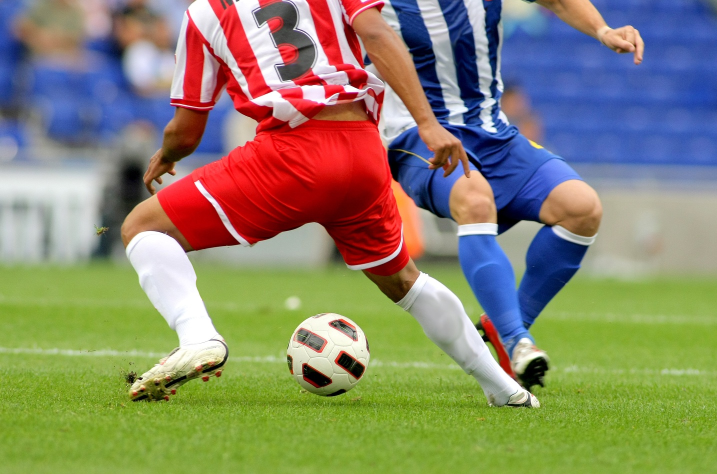
#> input picture soccer.jpg, 1434 x 948 px (shown at 1/2 size)
$ python rotation2.py
#> lines starting #> are read from the running program, lines starting #| are printed output that depends on the picture
#!/usr/bin/env python3
# -*- coding: utf-8 -*-
"""
Created on Wed Sep 25 09:51:55 2024

@author: imtaeyeon
"""

import cv2 as cv
import numpy as np
import math

img = cv.imread('soccer.jpg')
#> img is the input picture: shape (948, 1434, 3); mean B, G, R 107.2, 133.3, 136.9
img_half = cv.resize(img, dsize = (0, 0), fx = 0.25, fy = 0.25)
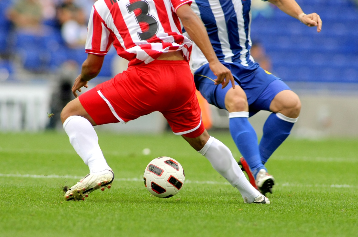
#> img_half: shape (237, 358, 3); mean B, G, R 107.3, 133.4, 137
fimg = np.zeros((img_half.shape), np.uint8)
bimg = np.zeros((img_half.shape), np.uint8)

h, w = img_half.shape[:2]
#> h = 237; w = 358

centerx = w//2
#> centerx = 179
centery = h//2
#> centery = 118

angle = 60

rad = np.radians(angle)

for y in range(0, h):
    for x in range(0, w): #메트릭스 연산 시작 직접 만든 변환행렬 포워드 방법
        dx = (x-centerx) * np.cos(rad) + (y-centery) * np.sin(rad) + centerx
        a = dx - math.floor(dx);
        dx = math.floor(dx)
        dy = (x-centerx) * (np.sin(rad)) + (y-centery) * np.cos(rad) + centery
        b = dy - math.floor(dy)
        dy = math.floor(dy)

        if(0<=dx < w and 0 <= dy < h-1): # 변환된 값이 index값을 넘어가면 버린다.
            bimg[y, x] = img_half[dy, dx]
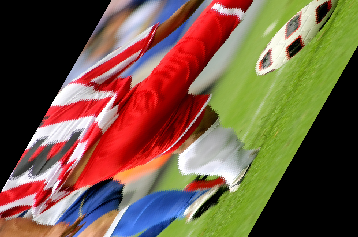
#> bimg: shape (237, 358, 3); mean B, G, R 68.9, 89.6, 116.1

M = cv.getRotationMatrix2D((centery, centerx), angle, scale = 1) #cv코드 불러와서 넣어도 되긴한다.
rimg = cv.warpAffine(img_half, M, (w, h))
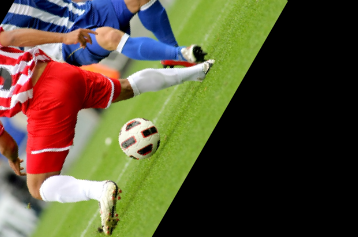
#> rimg: shape (237, 358, 3); mean B, G, R 55.9, 80.8, 87.5

result = np.hstack((img_half, fimg, bimg))
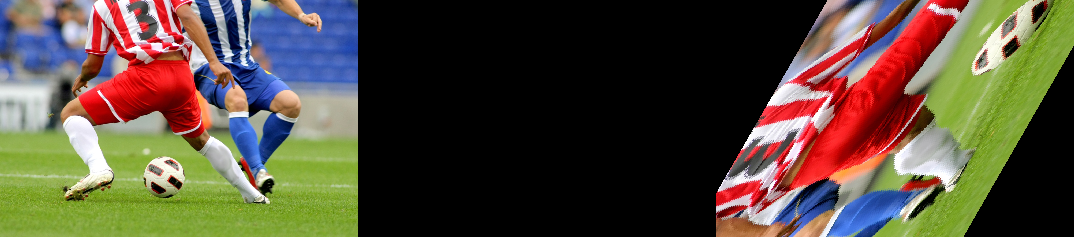
#> result: shape (237, 1074, 3); mean B, G, R 58.7, 74.3, 84.4

cv.imshow("Result", result)
cv.imshow("Rotation", rimg)

cv.waitKey()
cv.destroyAllWindows()

$ run again, with apples.jpg copied over soccer.jpg
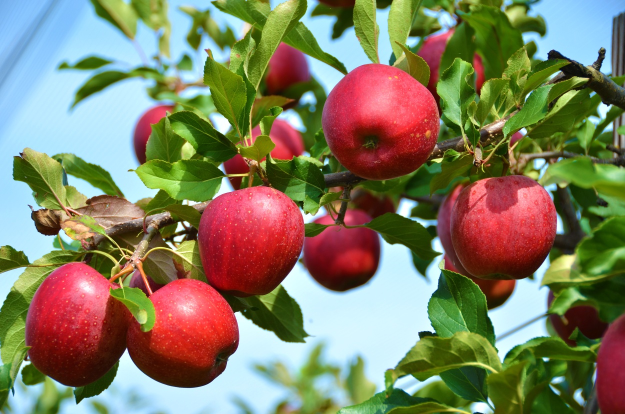
#> input picture apples.jpg, 1250 x 828 px (shown at 1/2 size)
#> img is the input picture: shape (828, 1250, 3); mean B, G, R 98.5, 125.8, 129.6
#> after the loop `for y in range(0, h):`:
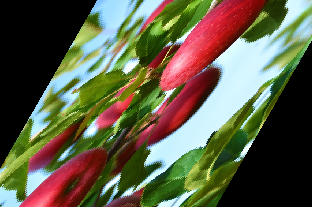
#> bimg: shape (207, 312, 3); mean B, G, R 70.8, 94.6, 95.9
#> `result = np.hstack((img_half, fimg, bimg))`:
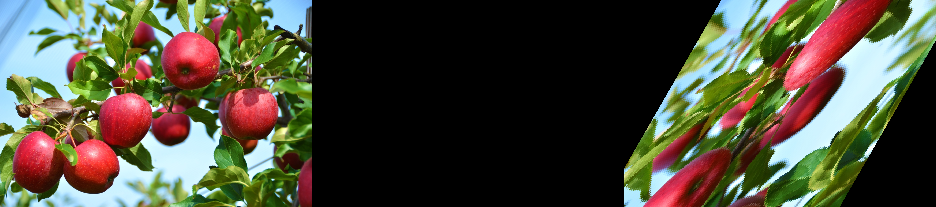
#> result: shape (207, 936, 3); mean B, G, R 56.5, 73.5, 75.2

$ run again, with busy_street.jpg copied over soccer.jpg
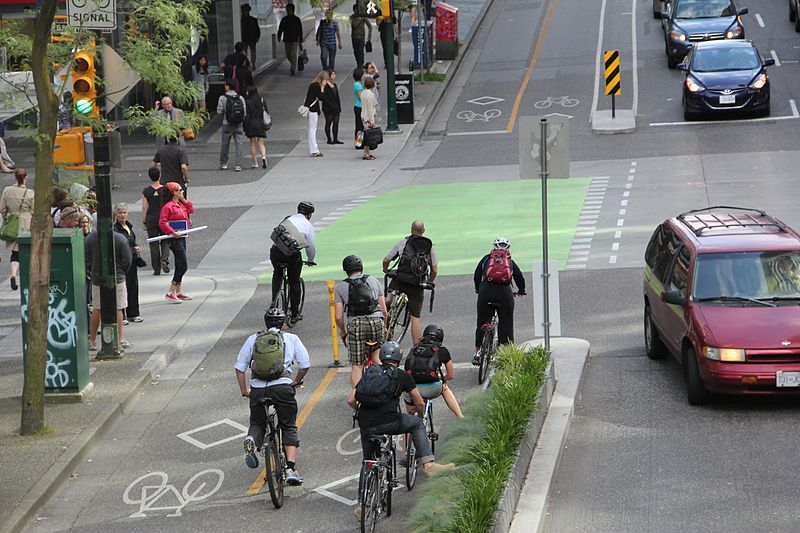
#> input picture busy_street.jpg, 800 x 533 px
#> img is the input picture: shape (533, 800, 3); mean B, G, R 115.4, 119.8, 118.7
#> after the loop `for y in range(0, h):`:
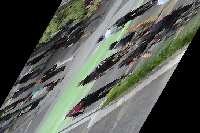
#> bimg: shape (133, 200, 3); mean B, G, R 83, 89.9, 86.2
#> `result = np.hstack((img_half, fimg, bimg))`:
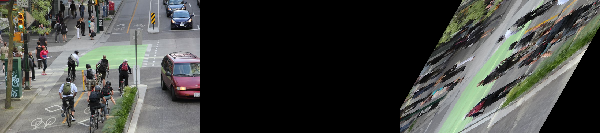
#> result: shape (133, 600, 3); mean B, G, R 66.2, 70, 68.4

$ run again, with girl_laughing.jpg copied over soccer.jpg
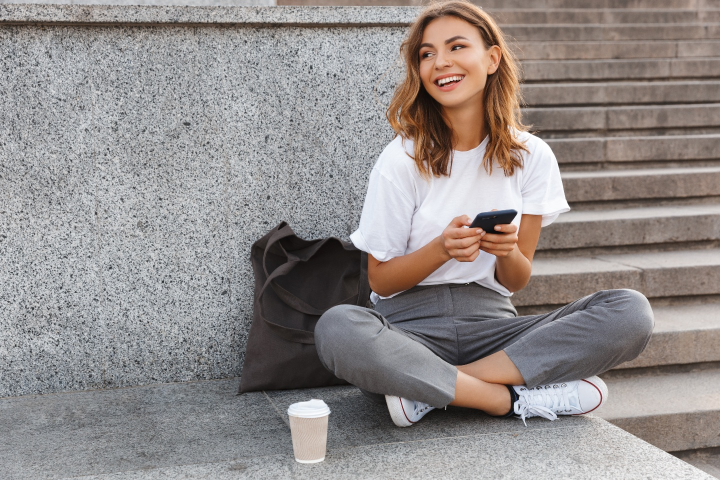
#> input picture girl_laughing.jpg, 1440 x 960 px (shown at 1/2 size)
#> img is the input picture: shape (960, 1440, 3); mean B, G, R 139.3, 140.7, 146.8
#> after the loop `for y in range(0, h):`:
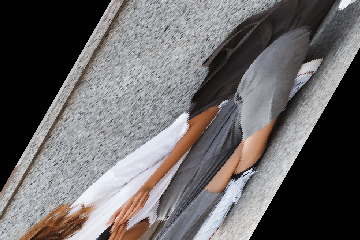
#> bimg: shape (240, 360, 3); mean B, G, R 104.4, 103.8, 106.9
#> `result = np.hstack((img_half, fimg, bimg))`:
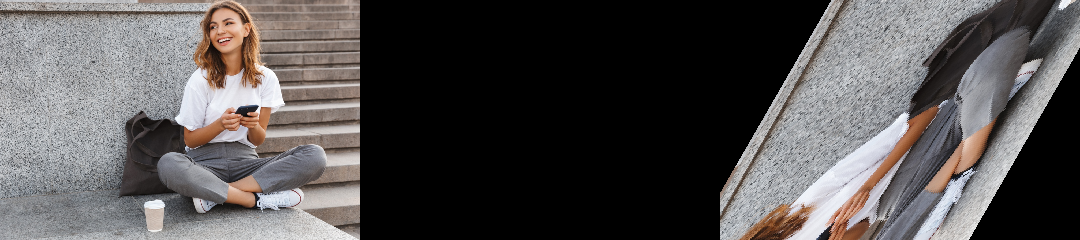
#> result: shape (240, 1080, 3); mean B, G, R 81.3, 81.5, 84.6
